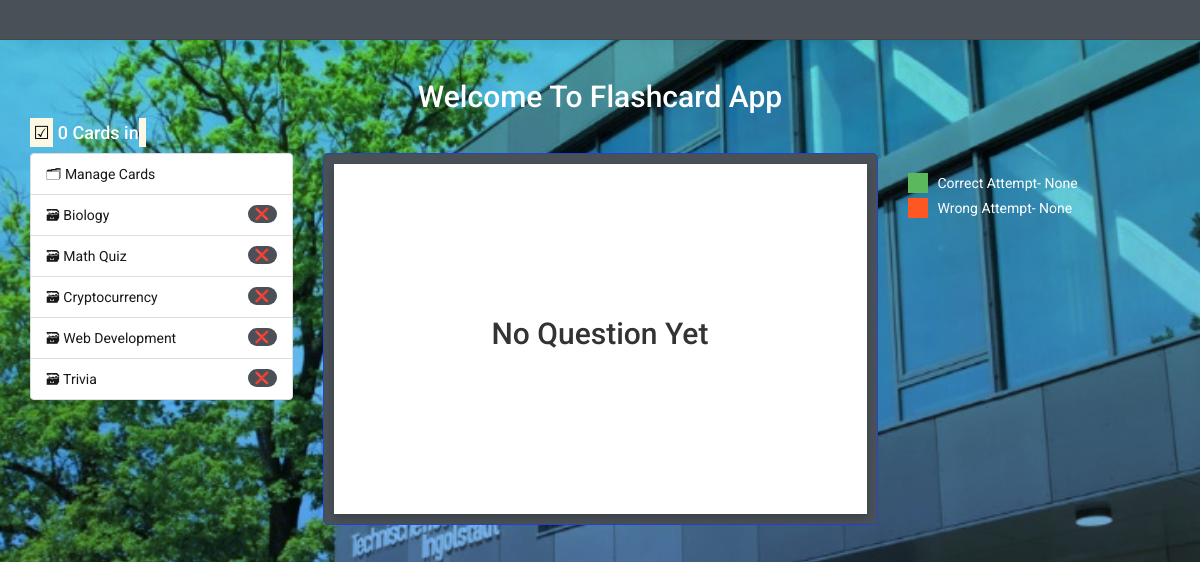
Page /deck/Cryptocurrency on the earlier database version.
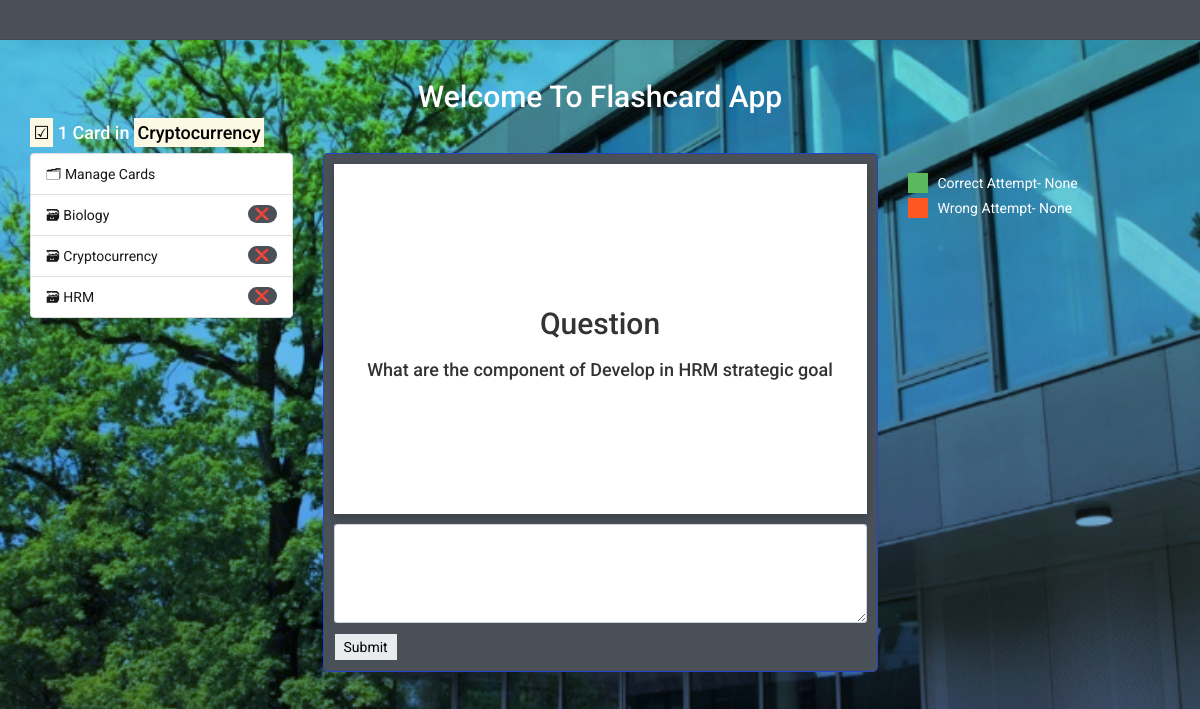
Same page on the later database version.
### cards/models.py (models this page shows, shortened)
class Deck(models.Model):
    name = models.CharField(max_length=100)
    def __str__(self):
        return self.name

class Card(models.Model):
    question = models.TextField()
    answer = models.TextField()
    deck = models.ForeignKey(Deck, on_delete=models.CASCADE)
    box = models.IntegerField(
        choices=zip(BOXES, BOXES),
        default=BOXES[0],
    )
    date_created = models.DateTimeField(auto_now_add=True)

### cards/views.py (the view, shortened to what this page needs)
class BoxView(CardListView):
    template_name = "cards/box.html"
    form_class = CardCheckForm
    def get_queryset(self):
        card_ids = filter_learning_history()
        logger = logging.getLogger(__name__)
        logger.info(f"card_ids: {card_ids}")
        deck = Deck.objects.get(name=self.kwargs["deck"])
        return Card.objects.filter(deck=deck).exclude(id__in=card_ids)
    def get_context_data(self, **kwargs):
        context = super().get_context_data(**kwargs)
        card_list = list(self.get_queryset())
        if self.object_list:
            context["check_card"] = random.choice(self.object_list)
        return context

### cards/templatetags/cards_tags.py (called while the page is built)
@register.inclusion_tag("cards/box_links.html")
@register.inclusion_tag("cards/box_links.html")
def decks_as_links():
    decks = Deck.objects.all()
    return {'decks':decks}

### cards/views.py (called while the page is built)
def filter_learning_history():
    time_threshold = timezone.now() - timedelta(hours=48)
    recent_known_records = LearningHistory.objects.filter(
        queried_at__gte=time_threshold,
        known=True
    )
    card_counts = recent_known_records.values('card').annotate(card_count=Count('card')).filter(card_count__gte=2)
    print( card_counts)
    card_ids = [entry['card'] for entry in card_counts]
    filtered_records = LearningHistory.objects.filter(card__in=card_ids, queried_at__gte=time_threshold, known=True)
    return card_ids

    def get_context_data(self, **kwargs):
        context = super().get_context_data(**kwargs)
        name = self.request.session.get('name')
        wrong = self.request.session.get('wrong')
        correct = self.request.session.get('correct')
        context['name'] = name
        context['wrong'] = wrong
        context['correct'] = correct
        return context

### cards/templates/cards/box.html
{% extends "cards/base.html" %}
{% load humanize %}
{% block content %}
    <h4><mark>&#x2611;</mark> <span class="mywhite"> {{ object_list | length }} Card{{ object_list | pluralize }} in </span><span><mark>{{check_card.deck}}</mark></span></h4>
    {% if check_card %}
        {% include "cards/card.html" with card=check_card %}
    {% else %}
    {% include "cards/card.html" with card=check_card %}
    {% endif %}
{% endblock content %}

### cards/templates/cards/base.html (shortened to what this page needs)
{% load static %}
<!DOCTYPE html>
<html lang="en">
<head>
    <link rel="stylesheet" href="https://cdn.jsdelivr.net/npm/bootstrap@3.3.7/dist/css/bootstrap.min.css">
    <link rel="stylesheet" type="text/css" href="{% static '/css/styles.css' %}">
</head>
<body>
  <nav aria-label="breadcrumb fixed">
    <ol class="breadcrumb  navbar-dark bg-dark">
    </ol>
  </nav>
    <div class="container">
      <h2 class="text-center mywhite">
        {% if name %}
        Welcome! {{ name }}
        {% else%}
       Welcome To Flashcard App
       {% endif %}
      </h2>
        {% block content %}
        {% endblock content %}
      </div>
</body>
</html>

### cards/templates/cards/card.html (shortened to what this page needs)
<div class="row">
    <div class="col-md-3">
        {% include "navigation.html" %}
    </div>
    <div class="col-md-6">
       <article>
       <div class="row">
        <div class="col-md-12 center">
            <div class="flip-card">
                <div class="flip-card-inner">
                    <div class="flip-card-front">
                        <h2>
                            {% if card.question %}
                             Question
                             {% else %}
                             No Question Yet
                            {% endif %}
                            </h2>
                        <h4>{{ card.question }}</h4>
                    </div>
                    <div class="flip-card-back">
                        <h2>Reveal Answer</h2>
                        <h4 class="cardanswer">{{ card.answer }}</h4>
                    </div>
                </div>
            </div>
        </div>
       </div>
            {% if check_card %}
                <div class="row">
                    <div class="col-md-12 ">
                        <textarea class="" id="tryanswer" rows="3"></textarea>
                    </div>
                </div>
            <div class="row" >
                <div class="col-md-4 ">
                <button type="button" id="revealanswer" class="reaveal">Submit</button>
               </div>
            <div class="col-md-4" >
            </div>
             <div class="col-md-4 justify-content-end" >
                 </div>
            </div>
            {% endif %}
        </article>
    </div>
    <div class="col-md-3">
        <div class="legend">
            <div class="legend-item">
                <span class="color-box1"></span>
                <span class="legend-text mywhite">Correct Attempt- {{ correct }}</span>
            </div>
            <div class="legend-item">
                <span class="color-box2"></span>
                <span class="legend-text mywhite">Wrong Attempt- {{ wrong}}</span>
            </div>
    </div>
</div>

### cards/templates/navigation.html
{% load cards_tags %}
<ul class="list-group">
    <li class="list-group-item d-flex justify-content-between align-items-center">
        <a href="{% url 'card-list' %}">🗂 Manage Cards</a>
    </li>
    {% decks_as_links %}
  </ul>

### cards/templates/cards/box_links.html (shortened to what this page needs)
{% load humanize %}
{% for deck in decks %}
<li class="list-group-item d-flex justify-content-between align-items-center">
    <a href="{% url 'deck' deck=deck.name %}">
        🗃 {{ deck  }}
    </a>
    <a data-id="{{deck.id}}" data-name="{{ deck.name }}" class="myBtn badge badge-primary badge-pill" >❌</a>
  </li>
{% endfor %}

### cards/static/css/styles.css (style rules this page uses)
body { position: relative; margin: 0; padding: 0; height: 100vh; display: block; background-image: url('../image/bg1.jpeg'), linear-gradient(to bottom, rgba(0, 255, 234, 0.5), rgba(0, 70, 255, 0.5)); background-size: cover, cover; background-position: center, center; background-blend-mode: multiply; background-repeat: no-repeat; font-family: 'Roboto', sans-serif; background-attachment: fixed; }
.flip-card { background-color: transparent; height: 350px; perspective: 1000px; }
.flip-card-inner { position: relative; width: 100%; height: 100%; text-align: center; transition: transform 0.6s; transform-style: preserve-3d; box-shadow: 0 4px 8px 0 rgba(0, 0, 0, 0.2); }
.flip-card-front, .flip-card-back { position: absolute; width: 100%; height: 100%; backface-visibility: hidden; display: flex; justify-content: center; align-items: center; flex-direction: column; }
.flip-card-front { background-color: #fff; color: linear-gradient(rgb(35, 0, 33, 0.5) 50%, rgb(0, 10, 35, 0.5) 500%); padding: 8px; font-weight: bold; }
.flip-card-back { background-color: #fff; color: linear-gradient(rgb(35, 0, 33, 0.5) 50%, rgb(0, 10, 35, 0.5) 500%); transform: rotateY(180deg); font-weight: bold; padding: 8px; }
.reaveal { border: 1px solid var(--primary-color); background-color: #e9ecef; color: black; padding: .5rem .9rem; line-height: normal; text-decoration: none; }
.breadcrumb { border: 0px solid transparent; border-radius: 0px !important; padding: 18px; min-height: 4rem; background: var(--primary-color); box-shadow: 0 .5rem 1rem rgba(0, 0, 0, .05), inset 0 -1px 0 rgba(0, 0, 0, .1); }
.mywhite { color: white; }
.badge { display: inline-block; min-width: 10px; padding: 3px 7px; font-size: 12px; font-weight: 700; line-height: 1; color: #fff; text-align: center; white-space: nowrap; vertical-align: middle; background-color: var(--primary-color) !important; border-radius: 10px; }
article, fieldset, dialog { border: 1px solid #2644c9; border-radius: 5px; margin-bottom: 1rem; padding: 1rem; background: var(--primary-color) !important; }
.legend { margin-top: 20px; display: flex; flex-direction: column; align-items: flex-start; }
.legend-item { display: flex; align-items: center; margin-bottom: 5px; }
.color-box1 { width: 20px; height: 20px; display: inline-block; margin-right: 10px; background-color: var(--secondary-color) }
.color-box2 { width: 20px; height: 20px; display: inline-block; margin-right: 10px; background-color: var(--accent-color) }
.legend-text { font-size: 14px; }

### cards/templates/cards/base.html (style rules this page uses)
:root { --primary-color: #495057; --secondary-color: #5cb85c; --accent-color: #FF5722; }
a,a:visited { color: white; }
.list-group-item a { color: #181818; }
textarea { width: 100%; height: 99px; margin: auto; margin-top: 10px; margin-bottom: 10px; display: block; padding: .375rem .75rem; font-size: 1.5rem; line-height: 1.5; color: #495057; background-color: #fff; background-clip: padding-box; border: 1px solid #ced4da; border-radius: .25rem; transition: border-color .15s ease-in-out, box-shadow .15s ease-in-out; }
article { z-index: 1 }

Differences in the rows shown:
removed Deck: name "Math Quiz"
removed Deck: name "Web Development"
removed Deck: name "Trivia"
added Card: deck "Cryptocurrency", question "What are the component of Develop in HRM strategic goal"
added Deck: name "HRM"
Other differences:
{{ object_list | length }}: "0" → "1"
{{ object_list | pluralize }}: "s" → (not shown)
text no longer shown: "No Question Yet"
text now shown: "Question Submit"
